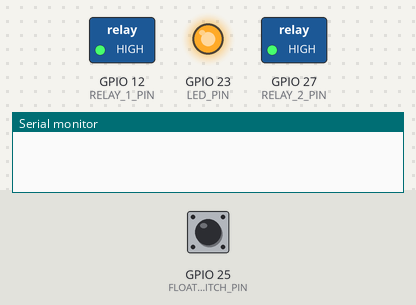
Bench run of a program on a simulated ESP32. On the bench: switched loads named in the program (green lamp = pin HIGH), output pins drawn as LEDs (lit = HIGH), the last lines printed to the serial monitor. Inputs (shaded band) come from the test bench; at power-on: GPIO 25 (FLOAT_SWITCH_PIN) HIGH.

Above: at 1.2 s.
1.3 s: GPIO 25 (FLOAT_SWITCH_PIN) pulled LOW for 0.15 s
At 1.38 s:
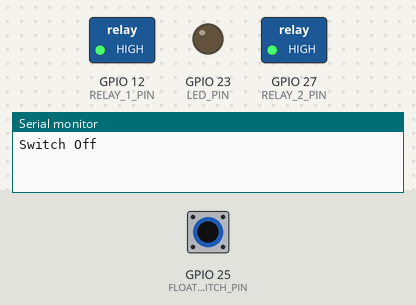
2.9 s: GPIO 25 (FLOAT_SWITCH_PIN) pulled LOW for 3.2 s
At 6.6 s:
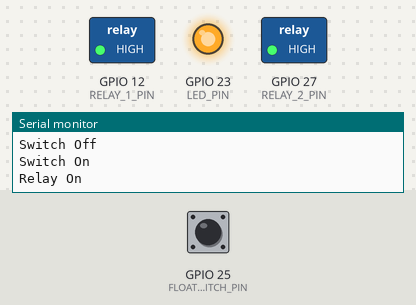
Timing chart, 0 to 8.1 s (numbered marks = the images above; inputs shaded):
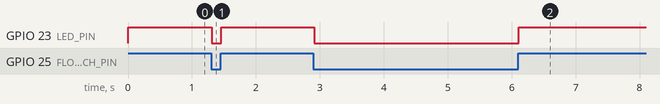

Measured:
- after the input at 1.3 s, GPIO 23 (LED_PIN): HIGH → LOW at once, → HIGH 0.15 s later
- after the input at 2.9 s, GPIO 23 (LED_PIN): HIGH → LOW at once, → HIGH 3.2 s later

The program:

main.cpp
```cpp
#include <Arduino.h>
#include <Bounce2.h>

#define FLOAT_SWITCH_PIN 25
#define LED_PIN 23
#define RELAY_1_PIN 12
#define RELAY_2_PIN 27

Bounce floatSwitch = Bounce();

static int keepAlive;
static long timer;
static int timeout = 60 * 1000; // 1 Minute

void setup() {
  Serial.begin(9600);
  floatSwitch.attach(FLOAT_SWITCH_PIN,  INPUT_PULLUP);
  floatSwitch.interval(10);
  pinMode(LED_PIN, OUTPUT);
  pinMode(RELAY_1_PIN, OUTPUT);
  pinMode(RELAY_2_PIN, OUTPUT);

  keepAlive = 0;
  floatSwitch.update();
  int floatSwitchInput = floatSwitch.read();
  digitalWrite(LED_PIN, floatSwitchInput);
  digitalWrite(RELAY_1_PIN, floatSwitchInput);
  digitalWrite(RELAY_2_PIN, floatSwitchInput);
}

void loop() {
  if (keepAlive && millis() - timer >= timeout) {
    keepAlive = 0;
    digitalWrite(RELAY_1_PIN, LOW);
    digitalWrite(RELAY_2_PIN, LOW);
    Serial.println("Relay off");
  }

  floatSwitch.update();

  if (floatSwitch.changed()) {
    int floatSwitchInput = floatSwitch.read();

    if (floatSwitchInput == HIGH) {
      digitalWrite(LED_PIN, HIGH);
      digitalWrite(RELAY_1_PIN, HIGH);
      digitalWrite(RELAY_2_PIN, HIGH);
      Serial.println("Switch On");
      Serial.println("Relay On");
    } else {
      digitalWrite(LED_PIN, LOW);
      Serial.println("Switch Off");
      keepAlive = 1;
      timer = millis();
    }
  }
}
```
